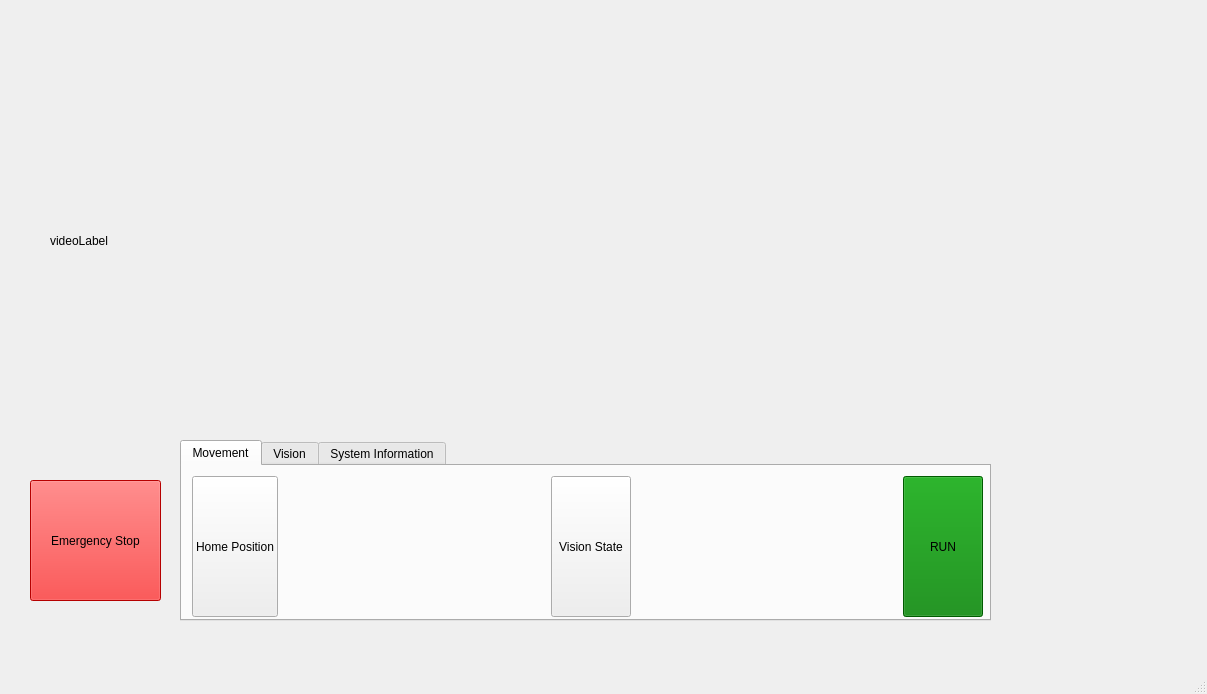
<?xml version="1.0" encoding="UTF-8"?>
<ui version="4.0">
 <class>MainWindow</class>
 <widget class="QMainWindow" name="MainWindow">
  <property name="geometry">
   <rect>
    <x>0</x>
    <y>0</y>
    <width>1207</width>
    <height>694</height>
   </rect>
  </property>
  <property name="windowTitle">
   <string>MainWindow</string>
  </property>
  <widget class="QWidget" name="centralwidget">
   <widget class="QPushButton" name="Emergency_Stop">
    <property name="geometry">
     <rect>
      <x>30</x>
      <y>480</y>
      <width>131</width>
      <height>121</height>
     </rect>
    </property>
    <property name="styleSheet">
     <string notr="true">QPushButton {
    background-color: red;
    color: black;
}

QPushButton:hover {
    background-color: pink;
}

QPushButton:pressed {
    background-color: darkred;
}
</string>
    </property>
    <property name="text">
     <string>Emergency Stop</string>
    </property>
   </widget>
   <widget class="QTabWidget" name="tabWidget">
    <property name="geometry">
     <rect>
      <x>180</x>
      <y>440</y>
      <width>811</width>
      <height>181</height>
     </rect>
    </property>
    <property name="currentIndex">
     <number>0</number>
    </property>
    <widget class="QWidget" name="tab">
     <attribute name="title">
      <string>Movement</string>
     </attribute>
     <widget class="QWidget" name="horizontalLayoutWidget">
      <property name="geometry">
       <rect>
        <x>10</x>
        <y>10</y>
        <width>791</width>
        <height>141</height>
       </rect>
      </property>
      <layout class="QHBoxLayout" name="horizontalLayout">
       <item>
        <widget class="QPushButton" name="Home_Position">
         <property name="sizePolicy">
          <sizepolicy hsizetype="Minimum" vsizetype="Preferred">
           <horstretch>0</horstretch>
           <verstretch>0</verstretch>
          </sizepolicy>
         </property>
         <property name="text">
          <string>Home Position</string>
         </property>
        </widget>
       </item>
       <item>
        <spacer name="horizontalSpacer">
         <property name="orientation">
          <enum>Qt::Horizontal</enum>
         </property>
         <property name="sizeHint" stdset="0">
          <size>
           <width>40</width>
           <height>20</height>
          </size>
         </property>
        </spacer>
       </item>
       <item>
        <widget class="QPushButton" name="Vision_State">
         <property name="sizePolicy">
          <sizepolicy hsizetype="Preferred" vsizetype="Preferred">
           <horstretch>0</horstretch>
           <verstretch>0</verstretch>
          </sizepolicy>
         </property>
         <property name="text">
          <string>Vision State</string>
         </property>
        </widget>
       </item>
       <item>
        <spacer name="horizontalSpacer_2">
         <property name="orientation">
          <enum>Qt::Horizontal</enum>
         </property>
         <property name="sizeHint" stdset="0">
          <size>
           <width>20</width>
           <height>20</height>
          </size>
         </property>
        </spacer>
       </item>
       <item>
        <widget class="QPushButton" name="RUN_2">
         <property name="sizePolicy">
          <sizepolicy hsizetype="Minimum" vsizetype="Preferred">
           <horstretch>0</horstretch>
           <verstretch>100</verstretch>
          </sizepolicy>
         </property>
         <property name="styleSheet">
          <string notr="true">QPushButton {
    background-color: green;
    color: black;
}

QPushButton:hover {
    background-color: lightgreen;
}

QPushButton:pressed {
    background-color: darkgreen;
}
</string>
         </property>
         <property name="text">
          <string>RUN</string>
         </property>
        </widget>
       </item>
      </layout>
     </widget>
    </widget>
    <widget class="QWidget" name="tab_2">
     <attribute name="title">
      <string>Vision</string>
     </attribute>
     <widget class="QWidget" name="horizontalLayoutWidget_2">
      <property name="geometry">
       <rect>
        <x>10</x>
        <y>10</y>
        <width>791</width>
        <height>141</height>
       </rect>
      </property>
      <layout class="QHBoxLayout" name="horizontalLayout_2">
       <item>
        <widget class="QPushButton" name="Switch_Camera_Type">
         <property name="sizePolicy">
          <sizepolicy hsizetype="Minimum" vsizetype="Minimum">
           <horstretch>0</horstretch>
           <verstretch>0</verstretch>
          </sizepolicy>
         </property>
         <property name="baseSize">
          <size>
           <width>0</width>
           <height>0</height>
          </size>
         </property>
         <property name="text">
          <string>Switch Camera Type</string>
         </property>
        </widget>
       </item>
       <item>
        <spacer name="horizontalSpacer_3">
         <property name="orientation">
          <enum>Qt::Horizontal</enum>
         </property>
         <property name="sizeHint" stdset="0">
          <size>
           <width>40</width>
           <height>20</height>
          </size>
         </property>
        </spacer>
       </item>
       <item>
        <widget class="QPushButton" name="Reset">
         <property name="sizePolicy">
          <sizepolicy hsizetype="Minimum" vsizetype="Preferred">
           <horstretch>0</horstretch>
           <verstretch>0</verstretch>
          </sizepolicy>
         </property>
         <property name="text">
          <string>Reset</string>
         </property>
        </widget>
       </item>
       <item>
        <spacer name="horizontalSpacer_4">
         <property name="orientation">
          <enum>Qt::Horizontal</enum>
         </property>
         <property name="sizeHint" stdset="0">
          <size>
           <width>20</width>
           <height>20</height>
          </size>
         </property>
        </spacer>
       </item>
       <item>
        <widget class="QPushButton" name="Undo">
         <property name="sizePolicy">
          <sizepolicy hsizetype="Minimum" vsizetype="Preferred">
           <horstretch>0</horstretch>
           <verstretch>0</verstretch>
          </sizepolicy>
         </property>
         <property name="text">
          <string>Undo</string>
         </property>
        </widget>
       </item>
       <item>
        <spacer name="horizontalSpacer_5">
         <property name="orientation">
          <enum>Qt::Horizontal</enum>
         </property>
         <property name="sizeHint" stdset="0">
          <size>
           <width>40</width>
           <height>20</height>
          </size>
         </property>
        </spacer>
       </item>
       <item>
        <widget class="QPushButton" name="Eraser">
         <property name="sizePolicy">
          <sizepolicy hsizetype="Minimum" vsizetype="Preferred">
           <horstretch>0</horstretch>
           <verstretch>0</verstretch>
          </sizepolicy>
         </property>
         <property name="text">
          <string>Eraser</string>
         </property>
        </widget>
       </item>
       <item>
        <spacer name="horizontalSpacer_6">
         <property name="orientation">
          <enum>Qt::Horizontal</enum>
         </property>
         <property name="sizeHint" stdset="0">
          <size>
           <width>40</width>
           <height>20</height>
          </size>
         </property>
        </spacer>
       </item>
       <item>
        <layout class="QVBoxLayout" name="verticalLayout">
         <item>
          <widget class="QRadioButton" name="Small_Pen">
           <property name="sizePolicy">
            <sizepolicy hsizetype="Minimum" vsizetype="Fixed">
             <horstretch>0</horstretch>
             <verstretch>0</verstretch>
            </sizepolicy>
           </property>
           <property name="text">
            <string>Small</string>
           </property>
          </widget>
         </item>
         <item>
          <widget class="QRadioButton" name="Medium_Pen">
           <property name="text">
            <string>Medium</string>
           </property>
          </widget>
         </item>
         <item>
          <widget class="QRadioButton" name="Large_Pen">
           <property name="text">
            <string>Large</string>
           </property>
          </widget>
         </item>
        </layout>
       </item>
       <item>
        <spacer name="horizontalSpacer_7">
         <property name="orientation">
          <enum>Qt::Horizontal</enum>
         </property>
         <property name="sizeHint" stdset="0">
          <size>
           <width>40</width>
           <height>20</height>
          </size>
         </property>
        </spacer>
       </item>
       <item>
        <widget class="QPushButton" name="RUN_1">
         <property name="sizePolicy">
          <sizepolicy hsizetype="Minimum" vsizetype="Preferred">
           <horstretch>0</horstretch>
           <verstretch>0</verstretch>
          </sizepolicy>
         </property>
         <property name="styleSheet">
          <string notr="true">QPushButton {
    background-color: green;
    color: black;
}

QPushButton:hover {
    background-color: lightgreen;
}

QPushButton:pressed {
    background-color: darkgreen;
}
</string>
         </property>
         <property name="text">
          <string>RUN</string>
         </property>
        </widget>
       </item>
      </layout>
     </widget>
    </widget>
    <widget class="QWidget" name="tab_3">
     <attribute name="title">
      <string>System Information</string>
     </attribute>
     <widget class="QLabel" name="sysinfoLabel">
      <property name="geometry">
       <rect>
        <x>20</x>
        <y>10</y>
        <width>771</width>
        <height>131</height>
       </rect>
      </property>
      <property name="text">
       <string>sysinfoLabel</string>
      </property>
     </widget>
    </widget>
   </widget>
   <widget class="QLabel" name="videoLabel">
    <property name="geometry">
     <rect>
      <x>50</x>
      <y>40</y>
      <width>1111</width>
      <height>401</height>
     </rect>
    </property>
    <property name="text">
     <string>videoLabel</string>
    </property>
   </widget>
   <widget class="QStackedWidget" name="stackedWidget">
    <property name="geometry">
     <rect>
      <x>1000</x>
      <y>470</y>
      <width>181</width>
      <height>161</height>
     </rect>
    </property>
    <property name="currentIndex">
     <number>1</number>
    </property>
    <widget class="QWidget" name="page">
     <widget class="QPushButton" name="Terminate">
      <property name="geometry">
       <rect>
        <x>10</x>
        <y>10</y>
        <width>141</width>
        <height>111</height>
       </rect>
      </property>
      <property name="styleSheet">
       <string notr="true">QPushButton {
    background-color: orange;
    color: black;
}

QPushButton:hover {
    background-color: yellow;
}

QPushButton:pressed {
    background-color: red;
}
</string>
      </property>
      <property name="text">
       <string>Terminate</string>
      </property>
     </widget>
    </widget>
    <widget class="QWidget" name="page_2">
     <widget class="Joystick" name="Joystick" native="true">
      <property name="geometry">
       <rect>
        <x>40</x>
        <y>20</y>
        <width>111</width>
        <height>111</height>
       </rect>
      </property>
    <property name="focusPolicy">
     <enum>Qt::WheelFocus</enum>
    </property>
     </widget>
    </widget>
   </widget>
  </widget>
  <widget class="QMenuBar" name="menubar">
   <property name="geometry">
    <rect>
     <x>0</x>
     <y>0</y>
     <width>1207</width>
     <height>33</height>
    </rect>
   </property>
  </widget>
  <widget class="QStatusBar" name="statusbar"/>
 </widget>
 <customwidgets>
  <customwidget>
   <class>Joystick</class>
   <extends>QWidget</extends>
   <header>joystick</header>
   <container>1</container>
  </customwidget>
 </customwidgets>
 <resources/>
 <connections/>
</ui>
